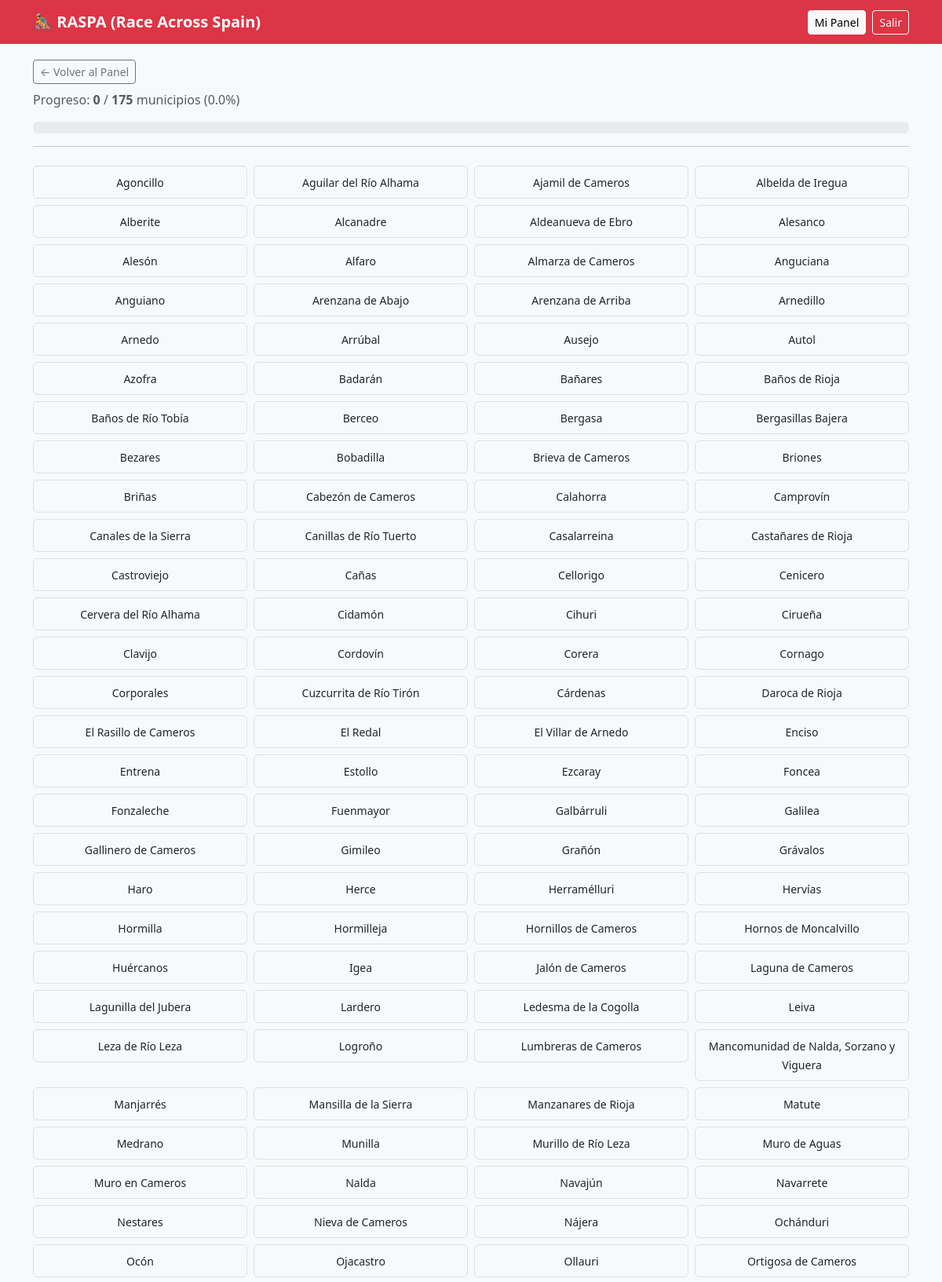
The app's page /panel/provincia/ES230 (signed in, upper part) with its own data.
### server/models.py (models this page shows)
class Municipio(Base):
    __tablename__ = "municipios"
    codigo_ign = Column(String, primary_key=True, index=True)
    nombre = Column(String)
    id_provincia = Column(String, ForeignKey("provincias.id"))
    provincia = relationship("Provincia", back_populates="municipios")

### server/main.py (the view)
@app.get("/panel/provincia/{id_provincia}", response_class=HTMLResponse)
def ver_detalle_provincia_html(id_provincia: str, request: Request, usuario_actual: models.Usuario = Depends(obtener_usuario_actual), db: Session = Depends(get_db)): # type: ignore
    email = usuario_actual.email
    provincia = db.query(models.Provincia).filter(models.Provincia.id == id_provincia).first()
    if not provincia:
        raise HTTPException(status_code=404, detail="Provincia no encontrada")
    resultados_db = db.query(
        models.Municipio,
        models.MunicipioVisitado.codigo_ign_municipio
    ).outerjoin(
        models.MunicipioVisitado,
        (models.Municipio.codigo_ign == models.MunicipioVisitado.codigo_ign_municipio) &
        (models.MunicipioVisitado.email_usuario == email)
    ).filter(
        models.Municipio.id_provincia == id_provincia
    ).order_by(models.Municipio.nombre.asc()).all()
    lista_municipios = []
    for municipio, codigo_visitado in resultados_db:
        lista_municipios.append({
            "codigo_ign": municipio.codigo_ign,
            "nombre": municipio.nombre,
            "visitado": True if codigo_visitado else False
        })
    total = len(lista_municipios)
    visitados = sum(1 for m in lista_municipios if m["visitado"])
    datos_provincia = {
        "provincia_nombre": provincia.nombre,
        "total_municipios": total,
        "visitados": visitados,
        "municipios": lista_municipios
    }
    return templates.TemplateResponse(request, "municipios.html", {"request": request, "provincia": datos_provincia, "mostrar_panel": True}) # type: ignore

### templates/municipios.html (shortened to what this page needs)
{% extends "base.html" %}
{% block content %}
<div class="mb-4">
    <a href="/panel" class="btn btn-outline-secondary btn-sm">← Volver al Panel</a>
    <p class="text-muted">
        Progreso: <strong>{{ provincia.visitados }}</strong> / <strong>{{ provincia.total_municipios }}</strong> municipios
        ({{ (provincia.visitados / provincia.total_municipios * 100) | round(2) }}%)
    </p>
    <div class="progress" style="height: 15px;">
        {% set porcentaje = (provincia.visitados / provincia.total_municipios * 100) | round(2) %}
    </div>
    <hr>
</div>
<div class="row row-cols-2 row-cols-md-3 row-cols-lg-4 g-2">
    {% for m in provincia.municipios %}
    <div class="col">
        <div class="card {% if m.visitado %}bg-success text-white{% else %}bg-light text-dark{% endif %} border">
            <div class="card-body p-2 text-center">
                <small class="card-text">{{ m.nombre }}</small>
            </div>
        </div>
    </div>
    {% endfor %}
</div>
{% endblock %}

### templates/base.html (style rules this page uses)
body { background-color: #f8f9fa; }

### records on screen
Municipio: nombre "Anguiano"
Municipio: nombre "Arenzana de Abajo"
Municipio: nombre "Arenzana de Arriba"
Municipio: nombre "Cervera del Río Alhama"
Municipio: nombre "Cidamón"
Municipio: nombre "Cihuri"
Municipio: nombre "Cirueña"
Municipio: nombre "Clavijo"
Municipio: nombre "Cordovín"
Municipio: nombre "Corera"
Municipio: nombre "El Rasillo de Cameros"
Municipio: nombre "El Redal"
Municipio: nombre "El Villar de Arnedo"
Municipio: nombre "Igea"
Municipio: nombre "Jalón de Cameros"
Municipio: nombre "Laguna de Cameros"
Municipio: nombre "Lagunilla del Jubera"
Municipio: nombre "Lardero"
Municipio: nombre "Ledesma de la Cogolla"
Municipio: nombre "Leiva"
Municipio: nombre "Leza de Río Leza"
Municipio: nombre "Logroño"
Municipio: nombre "Lumbreras de Cameros"
Municipio: nombre "Manjarrés"
Municipio: nombre "Mansilla de la Sierra"
Municipio: nombre "Manzanares de Rioja"
Municipio: nombre "Matute"
Municipio: nombre "Medrano"
Municipio: nombre "Munilla"
Municipio: nombre "Murillo de Río Leza"
Municipio: nombre "Muro de Aguas"
Municipio: nombre "Muro en Cameros"
Municipio: nombre "Ochánduri"
Municipio: nombre "Ocón"
Municipio: nombre "Ojacastro"
Municipio: nombre "Ollauri"
Municipio: nombre "Ortigosa de Cameros"

### other values on screen
{{ provincia.visitados }} "0"
{{ provincia.total_municipios }} "175"
{{ (provincia.visitados / provincia.total_municipios * 100) | round(2) }} "0.0"
{{ m.nombre }} "Agoncillo" "Aguilar del Río Alhama" "Ajamil de Cameros" "Albelda de Iregua" "Alberite" "Alcanadre" "Aldeanueva de Ebro" "Alesanco" "Alesón" "Alfaro" "Almarza de Cameros" "Anguciana" "Arnedillo" "Arnedo" "Arrúbal" "Ausejo" "Autol" "Azofra" "Badarán" "Bañares" "Baños de Rioja" "Baños de Río Tobía" "Berceo" "Bergasa" "Bergasillas Bajera" "Bezares" "Bobadilla" "Brieva de Cameros" "Briones" "Briñas" "Cabezón de Cameros" "Calahorra" "Camprovín" "Canales de la Sierra" "Canillas de Río Tuerto" "Casalarreina" "Castañares de Rioja" "Castroviejo" "Cañas" "Cellorigo" "Cenicero" "Cornago" "Corporales" "Cuzcurrita de Río Tirón" "Cárdenas" "Daroca de Rioja" "Enciso" "Entrena" "Estollo" "Ezcaray" "Foncea" "Fonzaleche" "Fuenmayor" "Galbárruli" "Galilea" "Gallinero de Cameros" "Gimileo" "Grañón" "Grávalos" "Haro" "Herce" "Herramélluri" "Hervías" "Hormilla" "Hormilleja" "Hornillos de Cameros" "Hornos de Moncalvillo" "Huércanos" "Mancomunidad de Nalda, Sorzano y Viguera" "Nalda" "Navajún" "Navarrete" "Nestares" "Nieva de Cameros" "Nájera"
